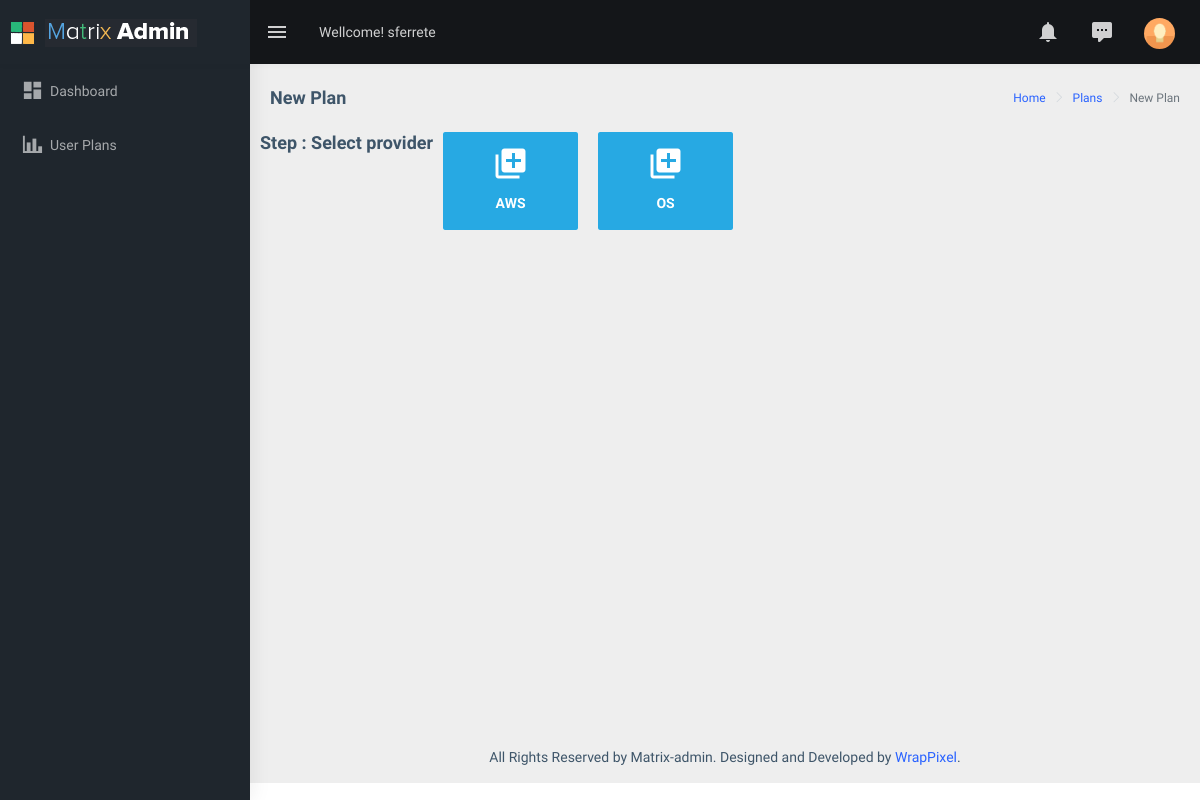
/plans/new_plan/ (signed in), run on the app's committed database.
### openform/models.py (models this page shows, shortened)
class OpenFormUser(AbstractBaseUser, PermissionsMixin):
    username = models.CharField(_('username'), max_length=50, unique=True)
    email = models.EmailField(_('Email'), max_length=254, unique=True)
    first_name = models.CharField(_('First name'), max_length=30, blank=True)
    last_name = models.CharField(_('Last name'), max_length=30, blank=True)
    is_staff = models.BooleanField(_('Administrador'), default=False,
        help_text=_('Indica si el usuario podrá acceder a la zona de administración'))
    is_active = models.BooleanField(_('Active'), default=True,
        help_text=_('Indica si la cuenta del usuario está activa. '
                    'Desmarca esta opción en vez de eliminar cuentas.'))
    date_joined = models.DateTimeField(_('Fecha de alta'), default=timezone.now)
    objects = OpenFormUserManager()
    USERNAME_FIELD = 'username'
    REQUIRED_FIELDS = ['email']
    class Meta:
        verbose_name = _('user')
        verbose_name_plural = _('users')

class provider(models.Model):
    provider_id = models.CharField(max_length=50, unique=True, primary_key=True)
    name = models.CharField(max_length=50)
    description = models.CharField(max_length=200, blank=True)

### openform/views.py (the view)
# urls.py: path('plans/new_plan/', views.new_plan_providers, name='new_plan_providers'),
def new_plan_providers(request):
	context = {
		'activenewplan':'current',
		}
	user=request.user.username
	print(user)
	context['provider'] = provider.objects.all()
	return render(request, 'new_plan_providers.html', context)

### templates/new_plan_providers.html (shortened to what this page needs)
{% extends 'base.html' %}
{% block content %}
 <div class="page-breadcrumb">
    <div class="row">
        <div class="col-12 d-flex no-block align-items-center">
            <h4 class="page-title">New Plan</h4>
            <div class="ml-auto text-right">
                <nav aria-label="breadcrumb">
                    <ol class="breadcrumb">
                        <li class="breadcrumb-item"><a href="{% url 'dashboard' %}">Home</a></li>
                        <li class="breadcrumb-item" aria-current="page"><a href="{% url 'plans' %}">Plans</a></li>
                        <li class="breadcrumb-item active" aria-current="page">New Plan</li>
                    </ol>
                </nav>
            </div>
        </div>
    </div>
</div>
<div class="container-fluid">
    <div class="row">
      <h4 class="card-title">Step {{step}}: Select provider</h4>
      {% for prov in provider %}
      <div class="col-md-6 col-lg-2 col-xlg-3">
          <a href="{% url 'new_plan_credentials' %}?provider_id={{prov.provider_id}}">
            <div class="card card-hover">
              <div class="box bg-cyan text-center">
                  <h1 class="font-light text-white"><i class="mdi mdi-library-plus"></i></h1>
                  <h6 class="text-white">{{prov.name}}</h6>
              </div>
            </div>
          </a>
      </div>
      {% endfor %}
    </div>
</div>
{% endblock %}

### templates/base.html (shortened to what this page needs)
<!DOCTYPE html>
<html lang="en">
<head>
    <link href="/static/assets/libs/flot/css/float-chart.css" rel="stylesheet">
    <link href="/static/dist/css/style.min.css" rel="stylesheet">
</head>
<body>
  {% block body %}
    <div id="main-wrapper">
        <header class="topbar" data-navbarbg="skin5">
            <nav class="navbar top-navbar navbar-expand-md navbar-dark">
                <div class="navbar-header" data-logobg="skin5">
                    <a class="navbar-brand" href="index.html">
                        <b class="logo-icon p-l-10">
                            <img src="/static/assets/images/logo-icon.png" alt="homepage" class="light-logo" />
                        </b>
                        <span class="logo-text">
                             <img src="/static/assets/images/logo-text.png" alt="homepage" class="light-logo" />
                        </span>
                    </a>
                </div>
                <div class="navbar-collapse collapse" id="navbarSupportedContent" data-navbarbg="skin5">
                    <ul class="navbar-nav float-left mr-auto">
                        <li class="nav-item d-none d-md-block"><a class="nav-link sidebartoggler waves-effect waves-light" href="javascript:void(0)" data-sidebartype="mini-sidebar"><i class="mdi mdi-menu font-24"></i></a></li>
                        <li class="nav-item dropdown">
                            <a class="nav-link dropdown-toggle" href="#" id="navbarDropdown" role="button" data-toggle="dropdown" aria-haspopup="true" aria-expanded="false">
                             <span class="d-none d-md-block">Wellcome! {{user.username}}</span>
                            </a>
                        </li>
                    </ul>
                    <ul class="navbar-nav float-right">
                        <li class="nav-item dropdown">
                            <a class="nav-link dropdown-toggle waves-effect waves-dark" href="" data-toggle="dropdown" aria-haspopup="true" aria-expanded="false"> <i class="mdi mdi-bell font-24"></i>
                            </a>
                        </li>
                        <li class="nav-item dropdown">
                            <a class="nav-link dropdown-toggle waves-effect waves-dark" href="" id="2" data-toggle="dropdown" aria-haspopup="true" aria-expanded="false"> <i class="font-24 mdi mdi-comment-processing"></i>
                            </a>
                        </li>
                        <li class="nav-item dropdown">
                            <a class="nav-link dropdown-toggle text-muted waves-effect waves-dark pro-pic" href="" data-toggle="dropdown" aria-haspopup="true" aria-expanded="false"><img src="/static/assets/images/users/1.jpg" alt="user" class="rounded-circle" width="31"></a>
                        </li>
                    </ul>
                </div>
            </nav>
        </header>
        <aside class="left-sidebar" data-sidebarbg="skin5">
            <div class="scroll-sidebar">
                <nav class="sidebar-nav">
                    <ul id="sidebarnav" class="p-t-30">
                        <li class="sidebar-item {{activedashboard}}"> <a class="sidebar-link waves-effect waves-dark sidebar-link" href="{% url 'dashboard' %}" aria-expanded="false"><i class="mdi mdi-view-dashboard"></i><span class="hide-menu">Dashboard</span></a></li>
                        <li class="sidebar-item {{activeplans}}"> <a class="sidebar-link waves-effect waves-dark sidebar-link" href="{% url 'plans' %}" aria-expanded="false"><i class="mdi mdi-chart-bar"></i><span class="hide-menu">User Plans</span></a></li>
                    </ul>
                </nav>
            </div>
        </aside>
        <div class="page-wrapper">
          {% block content %}{% endblock %}
          <footer class="footer text-center">
              All Rights Reserved by Matrix-admin. Designed and Developed by <a href="https://wrappixel.com">WrapPixel</a>.
          </footer>
        </div>
  </div>
{% endblock %}
</body>
</html>

### data on the page
OpenFormUser: username "sferrete"
provider: name "AWS"
provider: name "OS"
